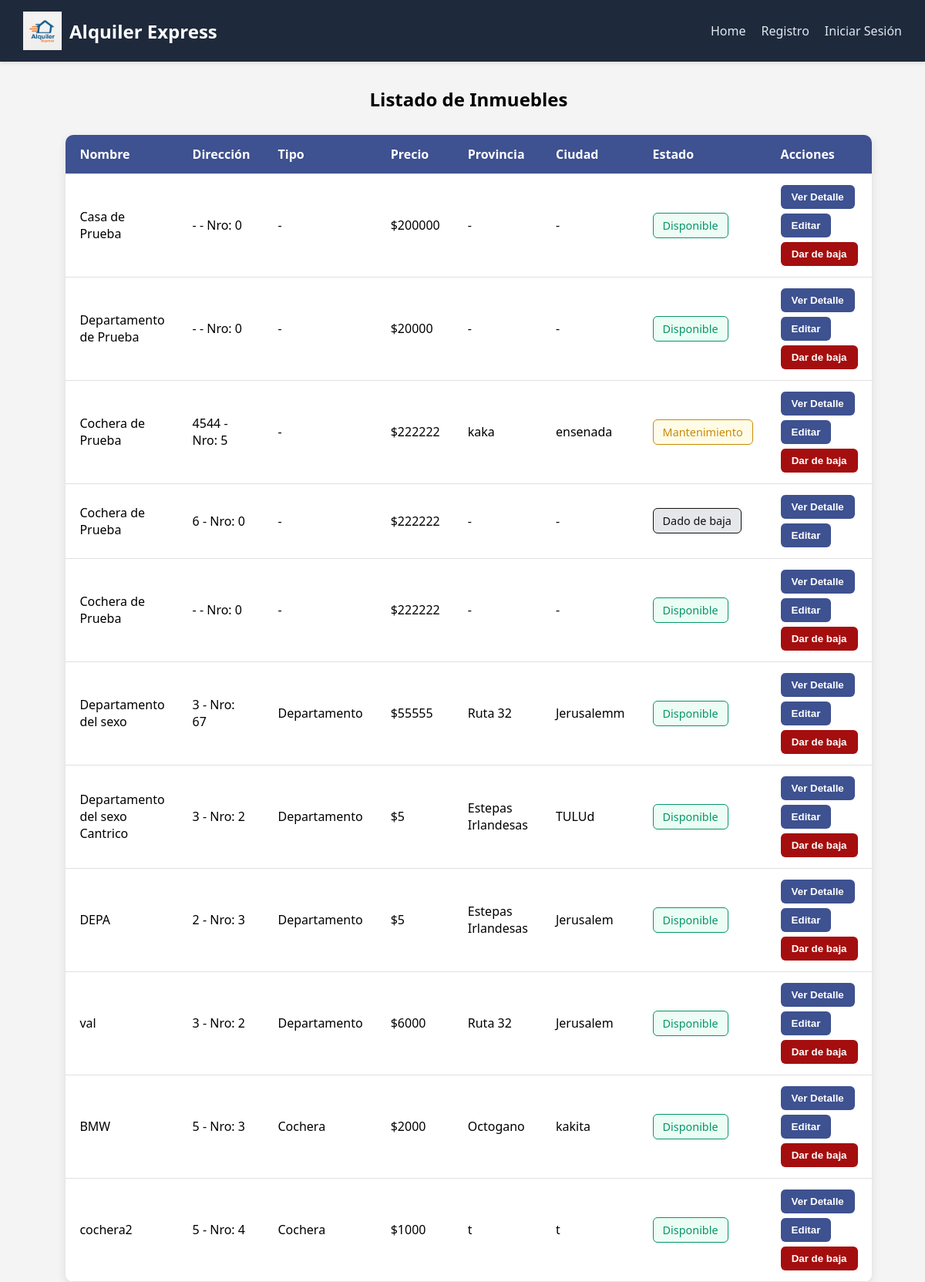
The app's page /inmuebles/listaInmueblesAdmin/ with its own data.
### gestion_inmuebles/models.py (models this page shows)
class Inmueble(models.Model):
    activo = models.BooleanField(default=True)
    tipo = models.CharField(default='-',max_length=20, editable=False)
    nombre = models.CharField(max_length=100)
    calle = models.PositiveIntegerField(default=0)
    numero = models.PositiveIntegerField(default=0)
    provincia = models.CharField(max_length=100)
    ciudad = models.CharField(max_length=100)
    descripcion = models.TextField(blank=True)
    politica_cancelacion = models.TextField(blank=True)
    estado = models.CharField(default='Disponible', choices=[
        ('Disponible', 'Disponible'),
        ('No_disponible', 'No disponible'),
        ('Mantenimiento', 'En mantenimiento'),
    ])
    precio = models.PositiveIntegerField(default=0)
    tiempo = models.CharField(default='-', choices=[
        ('Por_hora', 'Por hora'),
        ('Por_dia', 'Por día'),
        ('Por_semana', 'Por semana'),
        ('Por_mes', 'Por mes'),
        ('Por_noche', 'Por noche'),
    ]
    )
    imagen = models.ImageField(upload_to='inmuebles/', blank=True, null=True)
    superficie = models.PositiveIntegerField(default=0)

### gestion_inmuebles/views.py (the view)
# urls.py: path('listaInmueblesAdmin/', views.listar_inmuebles_admin, name='listado_inmuebles_admin'),
def listar_inmuebles_admin(request):
    inmuebles = Inmueble.objects.all()
    return render(request, 'gestion_inmuebles/listaInmueblesAdmin.html', {'inmuebles': inmuebles})

### templates/gestion_inmuebles/listaInmueblesAdmin.html (shortened to what this page needs)
{% extends 'base.html' %}
{% load static %}
{% block content %}
<h2 style="text-align: center; margin-bottom: 30px;">Listado de Inmuebles</h2>
<table>
  <thead>
    <tr>
      <th>Nombre</th>
      <th>Dirección</th>
      <th>Tipo</th>
      <th>Precio</th>
      <th>Provincia</th>
      <th>Ciudad</th>
      <th>Estado</th>
      <th>Acciones</th>
    </tr>
  </thead>
  <tbody>
    {% for inmueble in inmuebles %}
    <tr>
      <td>{{ inmueble.nombre }}</td>
      <td>{{ inmueble.calle }} - Nro: {{ inmueble.numero }}</td>
      <td>{{ inmueble.tipo }}</td>
      <td>${{ inmueble.precio }}</td>
      <td>{{ inmueble.provincia }}</td>
      <td>{{ inmueble.ciudad }}</td>
      <td>
        {% if not inmueble.activo %}
          <span class="estado dado-de-baja">Dado de baja</span>
        {% elif inmueble.estado == "Disponible" %}
          <span class="estado disponible">{{ inmueble.estado }}</span>
        {% elif inmueble.estado == "Mantenimiento" %}
          <span class="estado mantenimiento">{{ inmueble.estado }}</span>
        {% else %}
          <span class="estado no-disponible">No disponible</span>
        {% endif %}
      </td>
      <td class="acciones">
        <a href="{% url 'inmueble_detalle' inmueble.id %}">
          <button class="btn btn-detalle">Ver Detalle</button>
        </a>
        <a href="{% url 'editar_inmueble' inmueble.id %}">
          <button class="btn btn-editar">Editar</button>
        </a>
        {% if inmueble.activo %}
        <a href="{% url 'baja_inmueble' inmueble.id %}">
          <button class="btn btn-baja">Dar de baja</button>
        </a>
        {% endif %}
      </td>
    </tr>
    {% empty %}
    <tr>
      <td colspan="8" style="text-align: center; padding: 20px;">No hay inmuebles registrados.</td>
    </tr>
    {% endfor %}
  </tbody>
</table>
{% endblock %}

### static/styles/base.css (style rules this page uses)
body { margin: 0; font-family: 'Segoe UI', sans-serif; background-color: #f4f4f4; }

### templates/gestion_inmuebles/listaInmueblesAdmin.html (style rules this page uses)
table { width: 80%; margin: auto; border-collapse: separate; border-spacing: 0; box-shadow: 0 4px 12px rgba(0, 0, 0, 0.1); border-radius: 10px; overflow: hidden; background-color: white; }
thead { background-color: #3e5190; color: white; }
th, td { padding: 14px 18px; text-align: left; border-bottom: 1px solid #e0e0e0; }
td.acciones { display: flex; flex-wrap: wrap; gap: 6px; }
.estado { padding: 6px 12px; border-radius: 6px; font-weight: 500; font-size: 0.9rem; display: inline-block; border: 1px solid transparent; }
.disponible { background-color: #ecfdf5; color: #059669; border-color: #059669; }
.mantenimiento { background-color: #fefce8; color: #ca8a04; border-color: #ca8a04; }
.dado-de-baja { background-color: #e5e7eb; color: #111; border-color: #111; }
.btn { padding: 8px 14px; border-radius: 6px; border: none; cursor: pointer; font-weight: bold; transition: background-color 0.2s ease; }
.btn-detalle, .btn-editar { background-color: #3e5190; color: white; }
.btn-baja { background-color: rgb(165, 14, 14); color: white; min-width: 100px; }

### records on screen
Inmueble: nombre "Casa de Prueba", calle "-", numero "0", tipo "-", precio "200000", provincia "-", ciudad "-", estado "Disponible", activo "Dar de baja"
Inmueble: nombre "Departamento de Prueba", calle "-", numero "0", tipo "-", precio "20000", provincia "-", ciudad "-", estado "Disponible", activo "Dar de baja"
Inmueble: nombre "Cochera de Prueba", calle "4544", numero "5", tipo "-", precio "222222", provincia "kaka", ciudad "ensenada", estado "Mantenimiento", activo "Dar de baja"
Inmueble: nombre "Cochera de Prueba", calle "6", numero "0", tipo "-", precio "222222", provincia "-", ciudad "-", activo "Dado de baja"
Inmueble: nombre "Cochera de Prueba", calle "-", numero "0", tipo "-", precio "222222", provincia "-", ciudad "-", estado "Disponible", activo "Dar de baja"
Inmueble: nombre "Departamento del sexo", calle "3", numero "67", tipo "Departamento", precio "55555", provincia "Ruta 32", ciudad "Jerusalemm", estado "Disponible", activo "Dar de baja"
Inmueble: nombre "Departamento del sexo Cantrico", calle "3", numero "2", tipo "Departamento", precio "5", provincia "Estepas Irlandesas", ciudad "TULUd", estado "Disponible", activo "Dar de baja"
Inmueble: nombre "DEPA", calle "2", numero "3", tipo "Departamento", precio "5", provincia "Estepas Irlandesas", ciudad "Jerusalem", estado "Disponible", activo "Dar de baja"
Inmueble: nombre "val", calle "3", numero "2", tipo "Departamento", precio "6000", provincia "Ruta 32", ciudad "Jerusalem", estado "Disponible", activo "Dar de baja"
Inmueble: nombre "BMW", calle "5", numero "3", tipo "Cochera", precio "2000", provincia "Octogano", ciudad "kakita", estado "Disponible", activo "Dar de baja"
Inmueble: nombre "cochera2", calle "5", numero "4", tipo "Cochera", precio "1000", provincia "t", ciudad "t", estado "Disponible", activo "Dar de baja"
